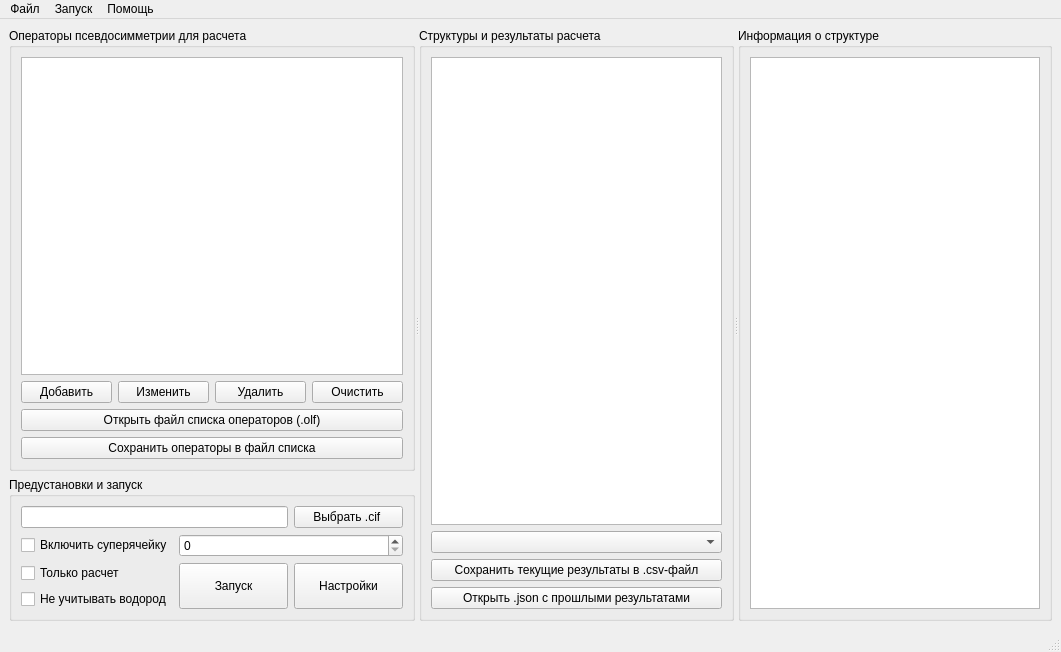
<?xml version="1.0" encoding="UTF-8"?>
<ui version="4.0">
 <class>MainWindow</class>
 <widget class="QMainWindow" name="MainWindow">
  <property name="geometry">
   <rect>
    <x>0</x>
    <y>0</y>
    <width>1061</width>
    <height>652</height>
   </rect>
  </property>
  <property name="windowTitle">
   <string>MainWindow</string>
  </property>
  <widget class="QWidget" name="centralwidget">
   <layout class="QGridLayout" name="gridLayout_8">
    <item row="1" column="0">
     <widget class="QSplitter" name="splitter">
      <property name="orientation">
       <enum>Qt::Orientation::Horizontal</enum>
      </property>
      <widget class="QWidget" name="widget" native="true">
       <property name="sizePolicy">
        <sizepolicy hsizetype="Preferred" vsizetype="Preferred">
         <horstretch>0</horstretch>
         <verstretch>0</verstretch>
        </sizepolicy>
       </property>
       <layout class="QGridLayout" name="gridLayout">
        <property name="leftMargin">
         <number>0</number>
        </property>
        <property name="topMargin">
         <number>0</number>
        </property>
        <property name="rightMargin">
         <number>0</number>
        </property>
        <property name="bottomMargin">
         <number>0</number>
        </property>
        <item row="1" column="0" colspan="2">
         <widget class="QGroupBox" name="groupBox">
          <property name="title">
           <string>Предустановки и запуск</string>
          </property>
          <layout class="QGridLayout" name="gridLayout_2">
           <item row="3" column="2" rowspan="2">
            <widget class="QPushButton" name="btn_settings">
             <property name="sizePolicy">
              <sizepolicy hsizetype="Preferred" vsizetype="MinimumExpanding">
               <horstretch>0</horstretch>
               <verstretch>0</verstretch>
              </sizepolicy>
             </property>
             <property name="text">
              <string>Настройки</string>
             </property>
             <property name="icon">
              <iconset>
               <normaloff>setting_8532656.png</normaloff>setting_8532656.png</iconset>
             </property>
            </widget>
           </item>
           <item row="1" column="1" colspan="2">
            <widget class="QSpinBox" name="spin_supcell_radius"/>
           </item>
           <item row="4" column="0">
            <widget class="QCheckBox" name="check_no_hydro">
             <property name="text">
              <string>Не учитывать водород</string>
             </property>
            </widget>
           </item>
           <item row="3" column="1" rowspan="2">
            <widget class="QPushButton" name="btn_run">
             <property name="sizePolicy">
              <sizepolicy hsizetype="Minimum" vsizetype="MinimumExpanding">
               <horstretch>0</horstretch>
               <verstretch>0</verstretch>
              </sizepolicy>
             </property>
             <property name="text">
              <string>Запуск</string>
             </property>
             <property name="icon">
              <iconset>
               <normaloff>play_4251022.png</normaloff>play_4251022.png</iconset>
             </property>
            </widget>
           </item>
           <item row="3" column="0">
            <widget class="QCheckBox" name="check_calc_only">
             <property name="text">
              <string>Только расчет</string>
             </property>
            </widget>
           </item>
           <item row="1" column="0">
            <widget class="QCheckBox" name="check_use_supcell">
             <property name="text">
              <string>Включить суперячейку</string>
             </property>
            </widget>
           </item>
           <item row="0" column="0" colspan="2">
            <widget class="QLineEdit" name="line_cif_path"/>
           </item>
           <item row="0" column="2">
            <widget class="QPushButton" name="btn_open_cif_file">
             <property name="text">
              <string>Выбрать .cif </string>
             </property>
            </widget>
           </item>
          </layout>
         </widget>
        </item>
        <item row="0" column="0" colspan="2">
         <widget class="QGroupBox" name="groupBox_2">
          <property name="sizePolicy">
           <sizepolicy hsizetype="Preferred" vsizetype="Minimum">
            <horstretch>0</horstretch>
            <verstretch>0</verstretch>
           </sizepolicy>
          </property>
          <property name="title">
           <string>Операторы псевдосимметрии для расчета</string>
          </property>
          <layout class="QGridLayout" name="gridLayout_4">
           <item row="1" column="1">
            <widget class="QPushButton" name="btn_edit_op">
             <property name="text">
              <string>Изменить</string>
             </property>
            </widget>
           </item>
           <item row="1" column="2">
            <widget class="QPushButton" name="btn_remove_op">
             <property name="text">
              <string>Удалить</string>
             </property>
            </widget>
           </item>
           <item row="1" column="0">
            <widget class="QPushButton" name="btn_add_op">
             <property name="text">
              <string>Добавить</string>
             </property>
            </widget>
           </item>
           <item row="1" column="3">
            <widget class="QPushButton" name="btn_remove_all_op">
             <property name="text">
              <string>Очистить</string>
             </property>
            </widget>
           </item>
           <item row="0" column="0" colspan="4">
            <widget class="QListWidget" name="list_ops"/>
           </item>
           <item row="2" column="0" colspan="4">
            <widget class="QPushButton" name="btn_open_opl">
             <property name="text">
              <string>Открыть файл списка операторов (.olf)</string>
             </property>
            </widget>
           </item>
           <item row="3" column="0" colspan="4">
            <widget class="QPushButton" name="btn_save_opl">
             <property name="text">
              <string>Сохранить операторы в файл списка</string>
             </property>
            </widget>
           </item>
          </layout>
         </widget>
        </item>
       </layout>
      </widget>
      <widget class="QWidget" name="widget_2" native="true">
       <layout class="QGridLayout" name="gridLayout_3">
        <property name="sizeConstraint">
         <enum>QLayout::SizeConstraint::SetNoConstraint</enum>
        </property>
        <property name="leftMargin">
         <number>0</number>
        </property>
        <property name="topMargin">
         <number>0</number>
        </property>
        <property name="rightMargin">
         <number>0</number>
        </property>
        <property name="bottomMargin">
         <number>0</number>
        </property>
        <item row="0" column="0">
         <widget class="QGroupBox" name="groupBox_3">
          <property name="title">
           <string>Структуры и результаты расчета</string>
          </property>
          <layout class="QGridLayout" name="gridLayout_5">
           <item row="0" column="0" colspan="2">
            <widget class="QTableWidget" name="table_results"/>
           </item>
           <item row="1" column="0" colspan="2">
            <widget class="QComboBox" name="combo_box_structures"/>
           </item>
           <item row="3" column="0" colspan="2">
            <widget class="QPushButton" name="btn_open_res_json">
             <property name="text">
              <string>Открыть .json с прошлыми результатами</string>
             </property>
            </widget>
           </item>
           <item row="2" column="0" colspan="2">
            <widget class="QPushButton" name="btn_save_csv">
             <property name="text">
              <string>Сохранить текущие результаты в .csv-файл</string>
             </property>
            </widget>
           </item>
          </layout>
         </widget>
        </item>
       </layout>
      </widget>
      <widget class="QWidget" name="widget_3" native="true">
       <layout class="QGridLayout" name="gridLayout_7">
        <property name="leftMargin">
         <number>0</number>
        </property>
        <property name="topMargin">
         <number>0</number>
        </property>
        <property name="rightMargin">
         <number>0</number>
        </property>
        <property name="bottomMargin">
         <number>0</number>
        </property>
        <item row="0" column="0">
         <widget class="QGroupBox" name="groupBox_4">
          <property name="title">
           <string>Информация о структуре</string>
          </property>
          <layout class="QGridLayout" name="gridLayout_6">
           <item row="0" column="0">
            <widget class="QTextBrowser" name="info_text_browser"/>
           </item>
          </layout>
         </widget>
        </item>
       </layout>
      </widget>
     </widget>
    </item>
   </layout>
  </widget>
  <widget class="QMenuBar" name="menubar">
   <property name="geometry">
    <rect>
     <x>0</x>
     <y>0</y>
     <width>1061</width>
     <height>33</height>
    </rect>
   </property>
   <property name="acceptDrops">
    <bool>false</bool>
   </property>
   <property name="defaultUp">
    <bool>false</bool>
   </property>
   <widget class="QMenu" name="menu_file">
    <property name="tearOffEnabled">
     <bool>false</bool>
    </property>
    <property name="title">
     <string>Файл</string>
    </property>
    <addaction name="action_open_cif_file"/>
    <addaction name="action_open_cif_folder"/>
    <addaction name="separator"/>
    <addaction name="action_open_opl"/>
    <addaction name="action_save_opl"/>
    <addaction name="separator"/>
    <addaction name="action_open_res_json"/>
    <addaction name="action_save_csv"/>
   </widget>
   <widget class="QMenu" name="menu_run">
    <property name="title">
     <string>Запуск</string>
    </property>
    <addaction name="action_run"/>
    <addaction name="action_stop"/>
    <addaction name="separator"/>
    <addaction name="action_settings"/>
   </widget>
   <widget class="QMenu" name="menu_help">
    <property name="title">
     <string>Помощь</string>
    </property>
    <addaction name="action_about"/>
   </widget>
   <addaction name="menu_file"/>
   <addaction name="menu_run"/>
   <addaction name="menu_help"/>
  </widget>
  <widget class="QStatusBar" name="status_bar"/>
  <action name="action_open_cif_file">
   <property name="text">
    <string>Выбрать .cif-файл</string>
   </property>
   <property name="menuRole">
    <enum>QAction::MenuRole::NoRole</enum>
   </property>
  </action>
  <action name="action_open_cif_folder">
   <property name="text">
    <string>Выбрать .cif-папку</string>
   </property>
   <property name="menuRole">
    <enum>QAction::MenuRole::NoRole</enum>
   </property>
  </action>
  <action name="actionAdd_operator">
   <property name="text">
    <string>Add operator</string>
   </property>
  </action>
  <action name="actionAbout">
   <property name="text">
    <string>Eidt</string>
   </property>
  </action>
  <action name="action_run">
   <property name="text">
    <string>Запуск</string>
   </property>
  </action>
  <action name="actionAbout_2">
   <property name="text">
    <string>Settings</string>
   </property>
  </action>
  <action name="actionSave_results_as">
   <property name="text">
    <string>Save results as ...</string>
   </property>
  </action>
  <action name="actionSettings">
   <property name="text">
    <string>Settings</string>
   </property>
  </action>
  <action name="action_stop">
   <property name="text">
    <string>Остановка</string>
   </property>
  </action>
  <action name="action_settings">
   <property name="text">
    <string>Настройки</string>
   </property>
   <property name="menuRole">
    <enum>QAction::MenuRole::NoRole</enum>
   </property>
  </action>
  <action name="action_about">
   <property name="text">
    <string>О программе</string>
   </property>
   <property name="menuRole">
    <enum>QAction::MenuRole::NoRole</enum>
   </property>
  </action>
  <action name="action_open_opl">
   <property name="text">
    <string>Открыть файл списка операторов (.olf)</string>
   </property>
  </action>
  <action name="action_save_opl">
   <property name="text">
    <string>Сохранить операторы в файл списка</string>
   </property>
  </action>
  <action name="action_open_res_json">
   <property name="text">
    <string>Открыть .json с прошлыми результатами</string>
   </property>
  </action>
  <action name="action_save_csv">
   <property name="text">
    <string>Сохранить текущие результаты в .csv-файл</string>
   </property>
  </action>
 </widget>
 <resources/>
 <connections/>
</ui>
